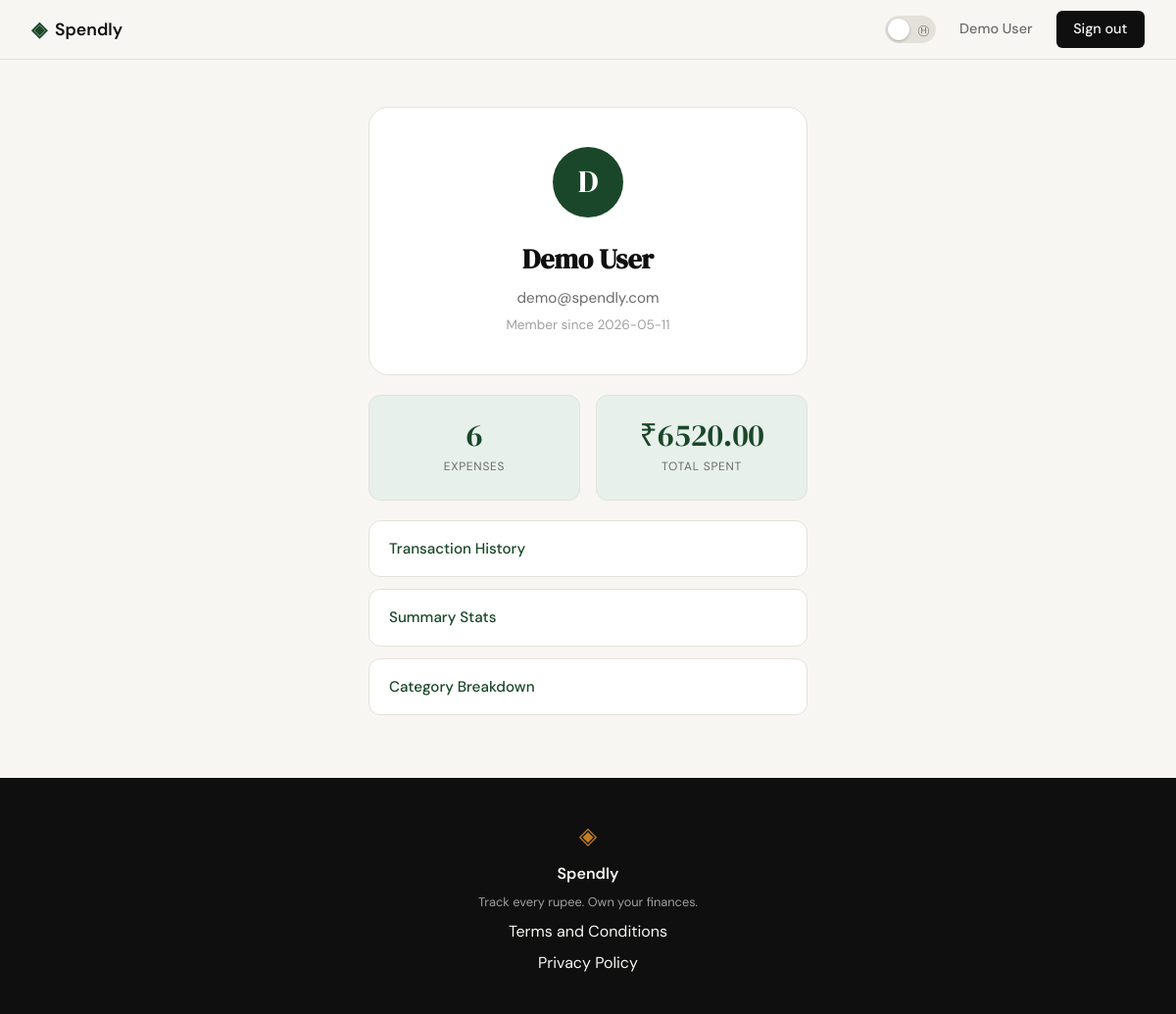
Screenshot of /profile (signed in) with the database file from the repository.
### tables this page shows
CREATE TABLE users (
            id         INTEGER PRIMARY KEY AUTOINCREMENT,
            name       TEXT    NOT NULL,
            email      TEXT    NOT NULL UNIQUE,
            password   TEXT    NOT NULL,
            created_at TIMESTAMP DEFAULT CURRENT_TIMESTAMP,
            updated_at TIMESTAMP DEFAULT CURRENT_TIMESTAMP
        );

### app.py (the view)
@app.route("/profile")
@login_required
def profile():
    conn = get_db()
    try:
        user = conn.execute(
            "SELECT id, name, email, created_at FROM users WHERE id = ?",
            (session["user_id"],)
        ).fetchone()
        stats = conn.execute(
            "SELECT COUNT(*) AS count, COALESCE(SUM(amount), 0) AS total FROM expenses WHERE user_id = ?",
            (session["user_id"],)
        ).fetchone()
    finally:
        conn.close()
    return render_template("profile.html", user=user, stats=stats)

### app.py (called while the page is built)
def login_required(f):
    @wraps(f)
    def decorated(*args, **kwargs):
        if "user_id" not in session:
            flash("Please sign in to continue.", "error")
            return redirect(url_for("login"))
        return f(*args, **kwargs)
    return decorated

### database/db.py (called while the page is built)
def get_db():
    conn = sqlite3.connect(DATABASE)
    conn.row_factory = sqlite3.Row
    conn.execute("PRAGMA foreign_keys = ON")
    return conn

### templates/profile.html (shortened to what this page needs)
{% extends "base.html" %}
{% block head %}
<link rel="stylesheet" href="{{ url_for('static', filename='css/profile.css') }}">
{% endblock %}
{% block content %}
<div class="profile-container">
  <div class="profile-card">
    <div class="profile-avatar">{{ user['name'][0].upper() }}</div>
    <h1 class="profile-name">{{ user['name'] }}</h1>
    <p class="profile-email">{{ user['email'] }}</p>
    <p class="profile-since">Member since {{ user['created_at'][:10] }}</p>
  </div>
  <div class="stats-grid">
    <div class="stat-card">
      <span class="stat-value">{{ stats['count'] }}</span>
      <span class="stat-label">Expenses</span>
    </div>
    <div class="stat-card">
      <span class="stat-value">&#8377;{{ "%.2f"|format(stats['total']) }}</span>
      <span class="stat-label">Total Spent</span>
    </div>
  </div>
  <div class="profile-nav">
    <a href="{{ url_for('transaction_history') }}" class="profile-nav-link">Transaction History</a>
    <a href="{{ url_for('summary_stats') }}" class="profile-nav-link">Summary Stats</a>
    <a href="{{ url_for('category_breakdown') }}" class="profile-nav-link">Category Breakdown</a>
  </div>
</div>
{% endblock %}

### templates/base.html (shortened to what this page needs)
<!DOCTYPE html>
<html lang="en">
<head>
    <link rel="stylesheet" href="{{ url_for('static', filename='css/style.css') }}">
    {% block head %}{% endblock %}
</head>
<body>
    <nav class="navbar">
        <div class="nav-inner">
            <a href="{{ url_for('landing') }}" class="nav-brand">
                <span class="brand-icon">◈</span>
                <span class="brand-name">Spendly</span>
            </a>
            <div class="nav-links">
                <button class="theme-toggle" id="themeToggle" aria-label="Switch to dark mode">
                    <span class="toggle-track">
                        <span class="toggle-icon toggle-moon">&#9405;</span>
                        <span class="toggle-knob"></span>
                    </span>
                </button>
                {% if session.get('user_id') %}
                    <a href="{{ url_for('profile') }}">{{ session['user_name'] }}</a>
                    <a href="{{ url_for('logout') }}" class="nav-cta">Sign out</a>
                {% else %}
                    <a href="{{ url_for('login') }}">Sign in</a>
                    <a href="{{ url_for('register') }}" class="nav-cta">Get started</a>
                {% endif %}
            </div>
        </div>
    </nav>
    <main class="main-content">
        {% block content %}{% endblock %}
    </main>
    <footer class="footer">
        <div class="footer-inner">
            <span class="brand-icon">◈</span>
            <span class="footer-name">Spendly</span>
            <p class="footer-copy">Track every rupee. Own your finances.</p>
            <a href="{{ url_for('terms') }}">Terms and Conditions</a>
            <a href="{{ url_for('privacy') }}">Privacy Policy</a>
        </div>
    </footer>
</body>
</html>

### static/css/style.css (style rules this page uses)
:root { --ink: #0f0f0f; --ink-soft: #2d2d2d; --ink-muted: #6b6b6b; --ink-faint: #a0a0a0; --paper: #f7f6f3; --paper-warm: #f0ede6; --paper-card: #ffffff; --accent: #1a472a; --accent-light: #e8f0eb; --accent-2: #c17f24; --accent-2-light: #fdf3e3; --danger: #c0392b; --danger-light: #fdecea; --border: #e4e1da; --border-soft: #eeebe4; --font-display: 'DM Serif Display', Georgia, serif; --font-body: 'DM Sans', system-ui, sans-serif; --max-width: 1200px; --auth-width: 440px; --radius-sm: 6px; --radius-md: 12px; --radius-lg: 20px; }
*, *::before, *::after { box-sizing: border-box; margin: 0; padding: 0; }
html { font-size: 16px; scroll-behavior: smooth; }
body { background: var(--paper); color: var(--ink); font-family: var(--font-body); font-size: 1rem; line-height: 1.6; -webkit-font-smoothing: antialiased; }
a { color: inherit; text-decoration: none; }
.navbar { position: sticky; top: 0; z-index: 100; background: var(--paper); border-bottom: 1px solid var(--border); padding: 0 2rem; }
.nav-inner { max-width: var(--max-width); margin: 0 auto; height: 60px; display: flex; align-items: center; justify-content: space-between; }
.nav-brand { display: flex; align-items: center; gap: 0.5rem; font-family: var(--font-body); font-weight: 600; font-size: 1.1rem; color: var(--ink); }
.brand-icon { color: var(--accent); font-size: 1.3rem; }
.brand-name { color: var(--ink); }
.nav-links { display: flex; align-items: center; gap: 1.5rem; font-size: 0.9rem; font-weight: 500; }
.nav-links a { color: var(--ink-muted); transition: color 0.2s; }
.nav-cta { background: var(--ink) !important; color: var(--paper) !important; padding: 0.45rem 1.1rem; border-radius: var(--radius-sm); transition: background 0.2s !important; }
.theme-toggle { background: none; border: none; cursor: pointer; padding: 0; display: flex; align-items: center; }
.toggle-track { position: relative; width: 52px; height: 28px; background: var(--border); border-radius: 999px; border: 1px solid var(--border); transition: background 0.25s, border-color 0.25s; }
.toggle-icon { position: absolute; font-size: 0.7rem; top: 50%; transform: translateY(-50%); transition: opacity 0.2s; user-select: none; pointer-events: none; }
.toggle-moon { right: 6px; color: var(--ink-muted); opacity: 1; }
.toggle-knob { position: absolute; width: 22px; height: 22px; background: var(--paper-card); border-radius: 50%; left: 2px; top: 50%; transform: translateY(-50%); transition: left 0.25s cubic-bezier(0.4, 0, 0.2, 1), background 0.25s; box-shadow: 0 1px 3px rgba(0,0,0,0.25); }
.main-content { min-height: calc(100vh - 60px - 100px); }
.footer { background: var(--ink); color: var(--paper); padding: 2.5rem 2rem; text-align: center; }
.footer-inner { display: flex; flex-direction: column; align-items: center; gap: 0.4rem; }
.footer .brand-icon { color: var(--accent-2); font-size: 1.5rem; }
.footer-name { font-weight: 600; font-size: 1rem; }
.footer-copy { font-size: 0.8rem; color: var(--ink-faint); }

### rows the page displays
users: user_name "Demo User", name "D", name "Demo User", email "demo@spendly.com", created_at "2026-05-11"

### other values shown
{{ stats['count'] }} "6"
{{ "%.2f"|format(stats['total']) }} "6520.00"
